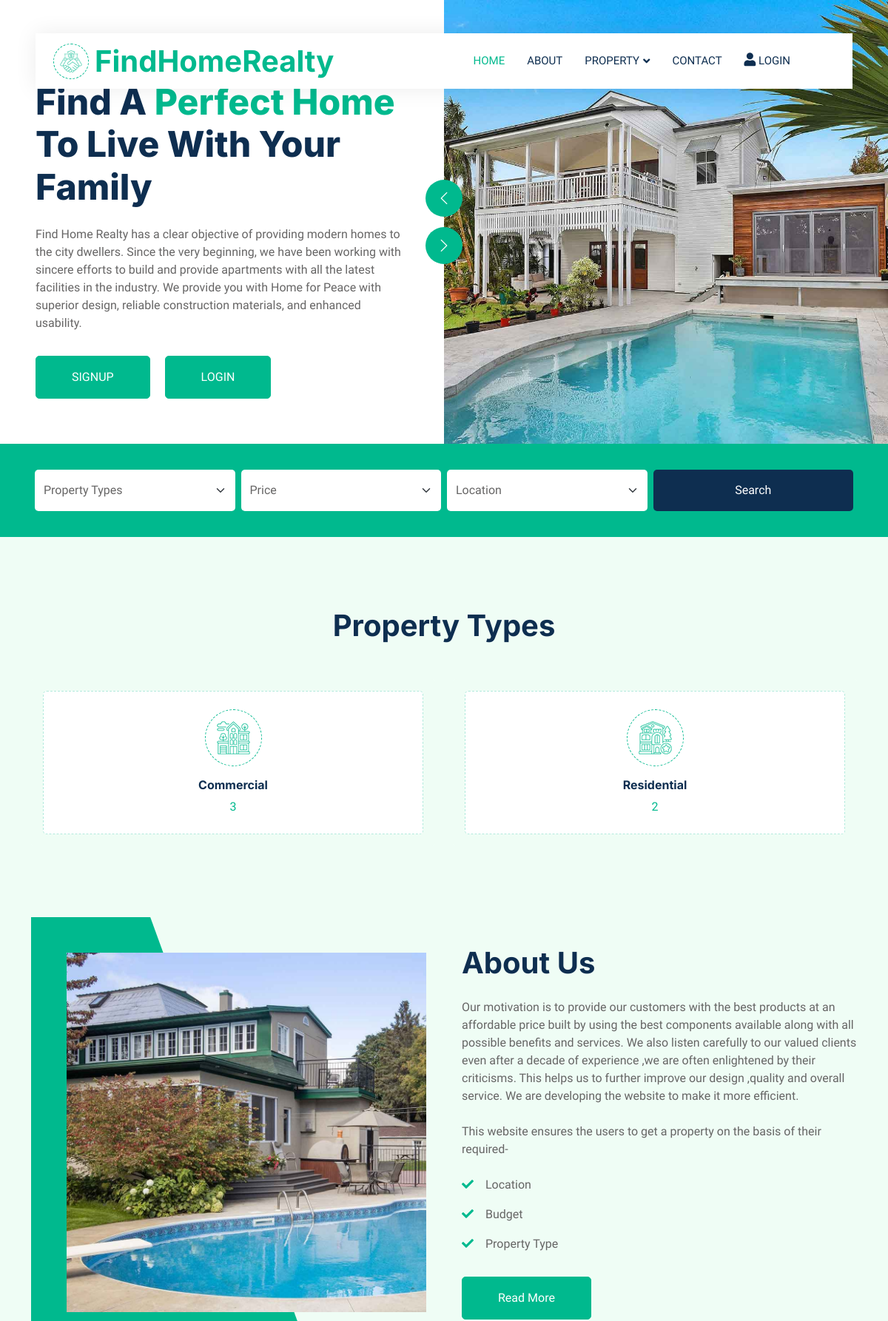
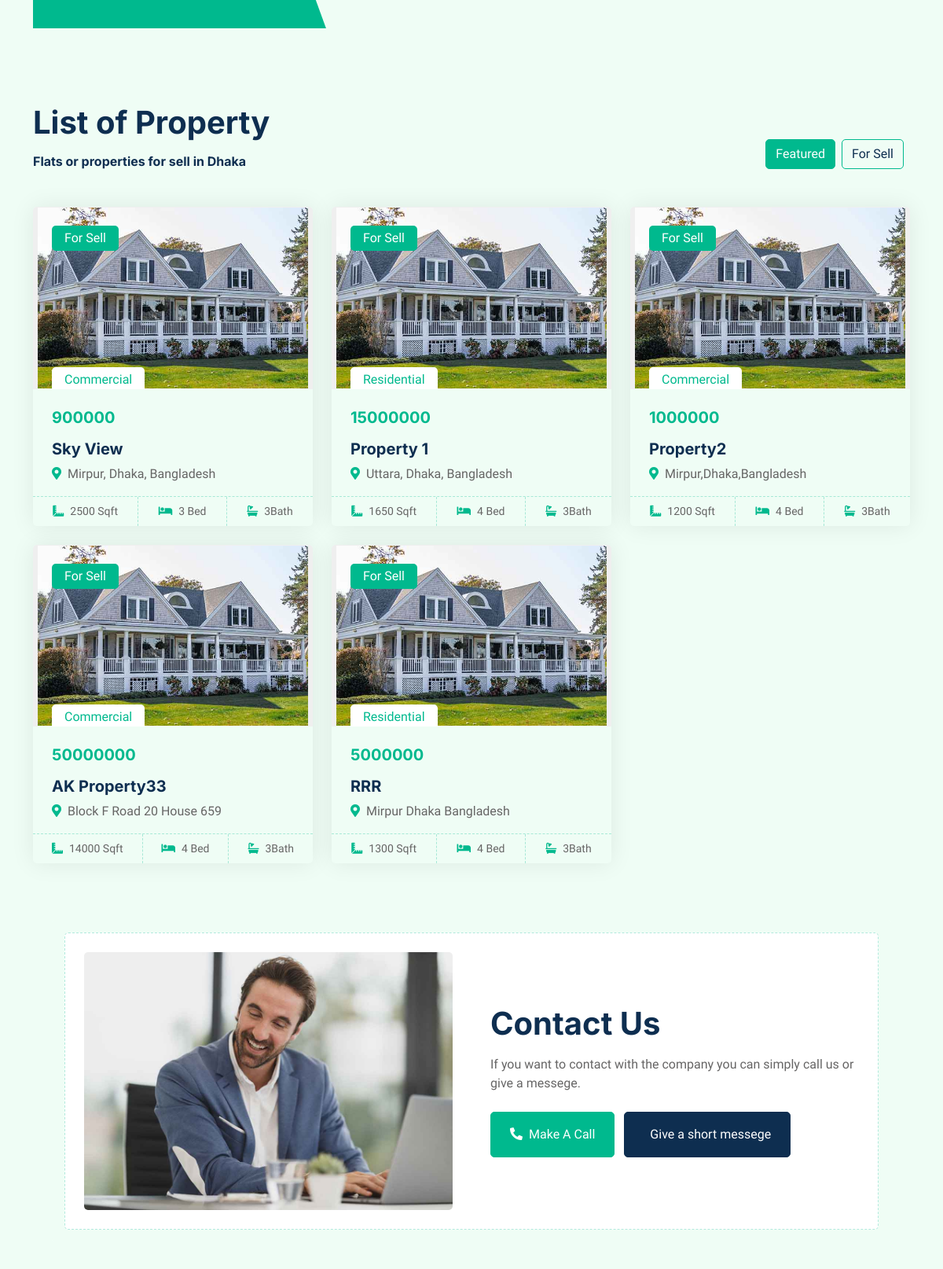
The page / (upper part) on the database its author committed (2 pictures, top to bottom).
### tables this page shows
CREATE TABLE `property` (
  `id` int(11) NOT NULL,
  `name` varchar(255) NOT NULL,
  `location` varchar(255) NOT NULL,
  `type` varchar(255) NOT NULL,
  `city` varchar(255) NOT NULL,
  `country` varchar(255) NOT NULL,
  `beds` int(11) NOT NULL,
  `baths` int(11) NOT NULL,
  `area` varchar(255) NOT NULL,
  `price` varchar(255) NOT NULL,
  `address` varchar(255) NOT NULL,
  `owner` varchar(255) DEFAULT NULL
);

### index.php (the view, shortened to what this page needs)
<?php
include 'header.php';
$sqlCommercial = "SELECT COUNT(*) AS commercial_count FROM property WHERE type = 'Commercial'";
$resultCommercial = mysqli_query($con, $sqlCommercial);
$rowCommercial = mysqli_fetch_assoc($resultCommercial);
$commercialCount = $rowCommercial['commercial_count'];
$sqlResidential = "SELECT COUNT(*) AS residential_count FROM property WHERE type = 'Residential'";
$resultResidential = mysqli_query($con, $sqlResidential);
$rowResidential = mysqli_fetch_assoc($resultResidential);
$residentialCount = $rowResidential['residential_count'];
?>
        <div class="container-fluid header bg-white p-0">
            <div class="row g-0 align-items-center flex-column-reverse flex-md-row">
                <div class="col-md-6 p-5 mt-lg-5">
                    <h1 class="display-5 animated fadeIn mb-4">Find A <span class="text-primary">Perfect Home</span> To Live With Your Family</h1>
                    <p class="animated fadeIn mb-4 pb-2">Find Home Realty has a clear objective of providing modern homes to the city dwellers. Since the very beginning, we have been working with sincere efforts to build and provide apartments with all the latest facilities in the industry. We provide you with Home for Peace with superior design, reliable construction materials, and enhanced usability.</p>
                   <?php echo $homepageloginbutton; ?>
                </div>
                <div class="col-md-6 animated fadeIn">
                    <div class="owl-carousel header-carousel">
                        <div class="owl-carousel-item">
                            <img class="img-fluid" src="img/carousel-1.jpg" alt="">
                        </div>
                    </div>
                </div>
            </div>
        </div>
        <div class="container-fluid bg-primary mb-5 wow fadeIn" data-wow-delay="0.1s" style="padding: 35px;">
            <div class="container">
                <form method="POST" action="">
                    <div class="row g-2">
                        <div class="col-md-3">
                            <select name="propertyType" class="form-select border-0 py-3">
                                <option selected>Property Types</option>
                            </select>
                        </div>
                        <div class="col-md-3">
                            <select name="priceRange" class="form-select border-0 py-3">
                                <option selected>Price</option>
                            </select>
                        </div>
                        <div class="col-md-3">
                            <select name="location" class="form-select border-0 py-3">
                                <option selected>Location</option>
                            </select>
                        </div>
                        <div class="col-md-3">
                            <button type="submit" class="btn btn-dark border-0 w-100 py-3">Search</button>
                        </div>
                    </div>
                    </div>
            </div>
        </div>
         <div class="container-xxl py-5">
            <div class="container">
                <div class="text-center mx-auto mb-5 wow fadeInUp" data-wow-delay="0.1s" style="max-width: 600px;">
                    <h1 class="mb-3">Property Types</h1>
                </div>
                <div class="row g-4">
                    <div class="col-lg-6 col-sm-6 wow fadeInUp" data-wow-delay="0.1s">
                        <a class="cat-item d-block bg-light text-center rounded p-3" href="">
                            <div class="rounded p-4">
                                <div class="icon mb-3">
                                    <img class="img-fluid" src="img/icon-commercial.png" alt="Icon">
                                </div>
                                <h6>Commercial</h6>
                                <span><?php echo $commercialCount; ?> </span>
                            </div>
                        </a>
                    </div>
                    <div class="col-lg-6 col-sm-6 wow fadeInUp" data-wow-delay="0.3s">
                        <a class="cat-item d-block bg-light text-center rounded p-3" href="">
                            <div class="rounded p-4">
                                <div class="icon mb-3">
                                    <img class="img-fluid" src="img/icon-residential.png" alt="Icon">
                                </div>
                                <h6>Residential</h6>
                                <span> <?php echo $residentialCount; ?> </span>
                            </div>
                        </a>
                    </div>
                </div>
            </div>
        </div>
        <div class="container-xxl py-5">
            <div class="container">
                <div class="row g-5 align-items-center">
                    <div class="col-lg-6 wow fadeIn" data-wow-delay="0.1s">
                        <div class="about-img position-relative overflow-hidden p-5 pe-0">
                            <img class="img-fluid w-100" src="img/about.jpg">
                        </div>
                    </div>
                    <div class="col-lg-6 wow fadeIn" data-wow-delay="0.5s">
                        <h1 class="mb-4">About Us</h1>
                        <p class="mb-4">Our motivation is to provide our customers with the best products at an affordable price built by using the best components available along with all possible benefits and services. We also listen carefully to our valued clients even after a decade of experience ,we are often enlightened by their criticisms. This helps us to further improve our design ,quality and overall service. We are developing the website to make it more efficient.</p>
                        <p class="mb-4">This website ensures the users to get a property on the basis of their required-</p>
                        <p><i class="fa fa-check text-primary me-3"></i>Location</p>
                        <p><i class="fa fa-check text-primary me-3"></i>Budget</p>
                        <p><i class="fa fa-check text-primary me-3"></i>Property Type</p>
                        <a class="btn btn-primary py-3 px-5 mt-3" href="">Read More</a>
                    </div>
                </div>
            </div>
        </div>
        <div class="container-xxl py-5">
            <div class="container">
                <div class="row g-0 gx-5 align-items-end">
                    <div class="col-lg-6">
                        <div class="text-start mx-auto mb-5 wow slideInLeft" data-wow-delay="0.1s">
                            <h1 class="mb-3">List of Property</h1>
                            <h6>Flats or properties for sell in Dhaka</h6>
                        </div>
                    </div>
                    <div class="col-lg-6 text-start text-lg-end wow slideInRight" data-wow-delay="0.1s">
                        <ul class="nav nav-pills d-inline-flex justify-content-end mb-5">
                            <li class="nav-item me-2">
                                <a class="btn btn-outline-primary active" data-bs-toggle="pill" href="#tab-1">Featured</a>
                            </li>
                            <li class="nav-item me-2">
                                <a class="btn btn-outline-primary" data-bs-toggle="pill" href="#tab-2">For Sell</a>
                            </li>
                        </ul>
                    </div>
                </div>
                <div class="tab-content">
                    <div id="tab-1" class="tab-pane fade show p-0 active">
                        <div class="row g-4">
                        <?php
                                $sql = "SELECT * FROM property WHERE 1 = 1";
                                $result = mysqli_query($con, $sql);
                                if (mysqli_num_rows($result) > 0) {
                                    while ($row = mysqli_fetch_assoc($result)) {
                                        echo '<div class="col-lg-4 col-md-6 wow fadeInUp" data-wow-delay="0.1s">
                                        <div class="property-item rounded overflow-hidden">
                                            <div class="position-relative overflow-hidden">
                                            <form action="propertydetails.php" method="post">
                                            <input type="hidden" name="property_id" value="' . $row["id"] . '">
                                            <button type="submit" style="border: none; outline: none;"><img class="img-fluid" src="img/property-1.jpg" alt=""></button>
                                        </form>
                                                <div class="bg-primary rounded text-white position-absolute start-0 top-0 m-4 py-1 px-3">For Sell</div>
                                                <div class="bg-white rounded-top text-primary position-absolute start-0 bottom-0 mx-4 pt-1 px-3">'.$row["type"].'</div>
                                            </div>
                                            <div class="p-4 pb-0">
                                                <h5 class="text-primary mb-3">'.$row["price"].'</h5>
                                                <a class="d-block h5 mb-2" href="">'.$row["name"].'</a>
                                                <p><i class="fa fa-map-marker-alt text-primary me-2"></i>'.$row["address"].'</p>
                                            </div>
                                            <div class="d-flex border-top">
                                                <small class="flex-fill text-center border-end py-2"><i class="fa fa-ruler-combined text-primary me-2"></i>'.$row["area"].' Sqft</small>
                                                <small class="flex-fill text-center border-end py-2"><i class="fa fa-bed text-primary me-2"></i>'.$row["beds"].' Bed</small>
                                                <small class="flex-fill text-center py-2"><i class="fa fa-bath text-primary me-2"></i>'.$row["baths"].'Bath</small>
                                            </div>
                                        </div>
                                    </div>';
                                    }
                                } else {
                                    echo "No results found.";
                                }
                        ?>
        <div class="container-xxl py-5">
            <div class="container">
                <div class="bg-light rounded p-3">
                    <div class="bg-white rounded p-4" style="border: 1px dashed rgba(0, 185, 142, .3)">
                        <div class="row g-5 align-items-center">
                            <div class="col-lg-6 wow fadeIn" data-wow-delay="0.1s">
                                <img class="img-fluid rounded w-100" src="img/call-to-action.jpg" alt="">
                            </div>
                            <div class="col-lg-6 wow fadeIn" data-wow-delay="0.5s">
                                <div class="mb-4">
                                    <h1 class="mb-3">Contact Us</h1>
                                    <p>If you want to contact with the company you can simply call us or give a messege.</p>
                                </div>
                                <a href="" class="btn btn-primary py-3 px-4 me-2"><i class="fa fa-phone-alt me-2"></i>Make A Call</a>
                                <a href="contact.php" class="btn btn-dark py-3 px-4"><i class="fa me-2"></i>Give a short messege</a>
                            </div>
                        </div>
                    </div>
                </div>
            </div>
        </div>
        <?php
        include 'footer.php';
        ?>

### css/style.css (style rules this page uses)
:root { --primary: #00B98E; --secondary: #FF6922; --light: #EFFDF5; --dark: #0E2E50; }
.btn { transition: .5s; }
.btn.btn-primary, .btn.btn-secondary { color: #FFFFFF; }
@media (min-width: 992px) { .header { margin-top: -120px; } }
.icon { padding: 15px; display: inline-flex; align-items: center; justify-content: center; background: #FFFFFF !important; border-radius: 50px; border: 1px dashed var(--primary) !important; }
.about-img img { position: relative; z-index: 2; }
.about-img::before { position: absolute; content: ""; top: 0; left: -50%; width: 100%; height: 100%; background: var(--primary); transform: skew(20deg); z-index: 1; }
.cat-item div { background: #FFFFFF; border: 1px dashed rgba(0, 185, 142, .3); transition: .5s; }
.cat-item div * { transition: .5s; }
.nav-pills .nav-item .btn { color: var(--dark); }
.nav-pills .nav-item .btn:hover, .nav-pills .nav-item .btn.active { color: #FFFFFF; }
.property-item { box-shadow: 0 0 30px rgba(0, 0, 0, .08); }
.property-item img { transition: .5s; }
.property-item .border-top { border-top: 1px dashed rgba(0, 185, 142, .3) !important; }
.property-item .border-end { border-right: 1px dashed rgba(0, 185, 142, .3) !important; }

### header.php (style rules this page uses)
.row:after { content: ""; display: table; clear: both; }

### rows shown on the page
property: type "Commercial", price "900000", name "Sky View", address "Mirpur, Dhaka, Bangladesh", area "2500", beds "3", baths "3"
property: type "Residential", price "15000000", name "Property 1", address "Uttara, Dhaka, Bangladesh", area "1650", beds "4", baths "3"
property: type "Commercial", price "1000000", name "Property2", address "Mirpur,Dhaka,Bangladesh", area "1200", beds "4", baths "3"
property: type "Commercial", price "50000000", name "AK Property33", address "Block F Road 20 House 659", area "14000", beds "4", baths "3"
property: type "Residential", price "5000000", name "RRR", address "Mirpur Dhaka Bangladesh", area "1300", beds "4", baths "3"

### other values the page prints
$commercialCount "3"
$residentialCount "2"
